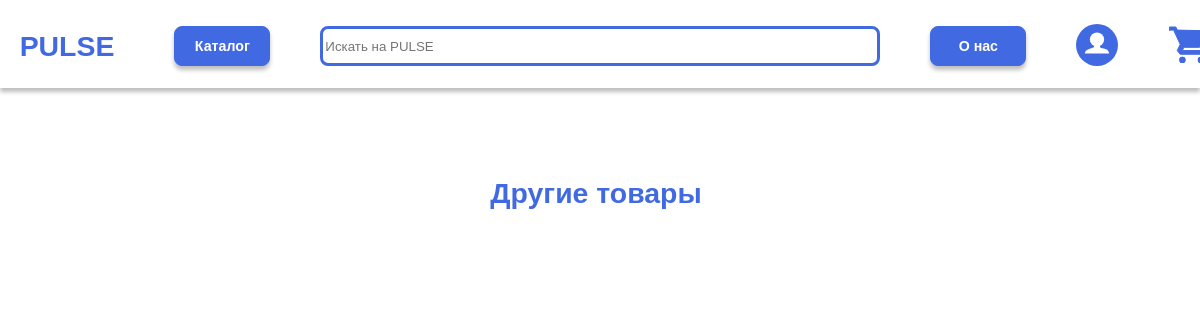
Before: /other with the older database file.
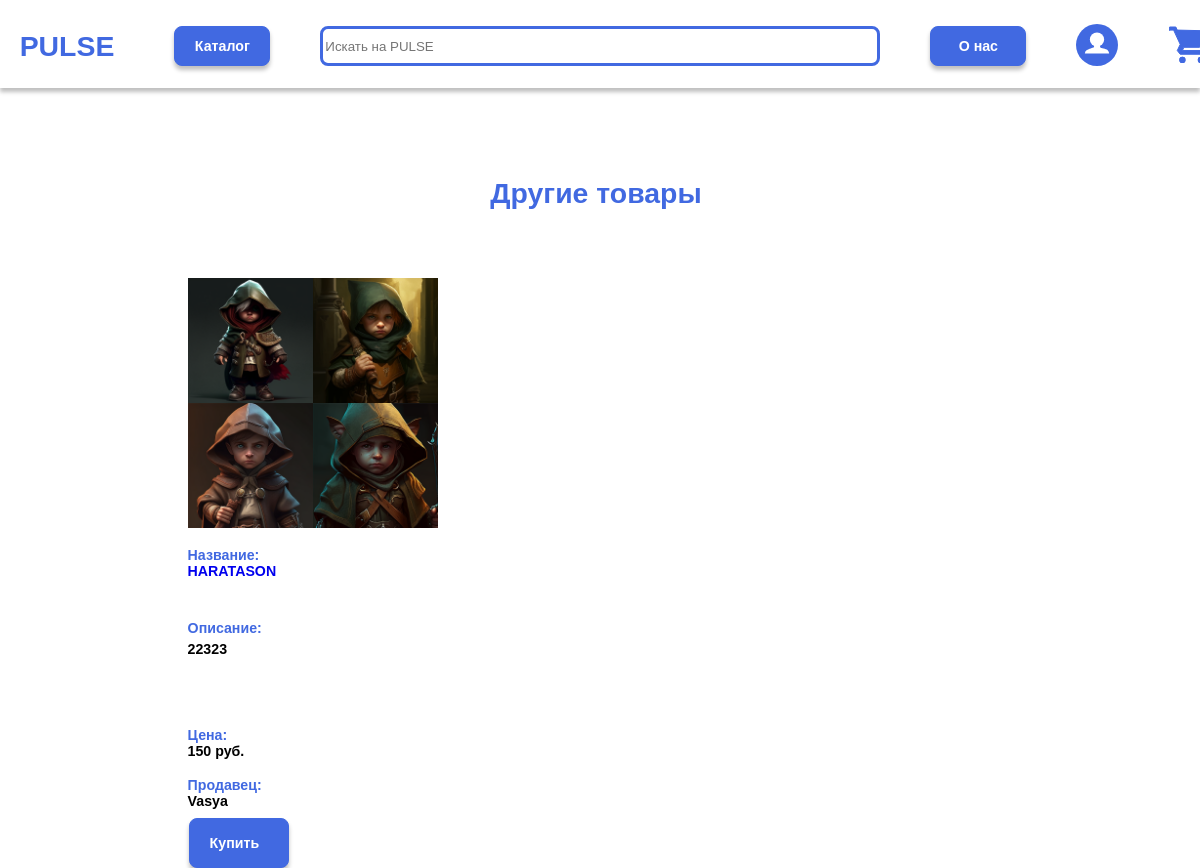
After: the same page with the newer database file.
### main/models.py (models this page shows)
class Product(models.Model):
    username = models.CharField(help_text='15 символов. Только цифры', max_length=15, verbose_name='phone of seller')
    label = models.TextField(max_length=30, help_text='От 5 до 30 символов. Название товара.', verbose_name='name')
    description = models.TextField(max_length=500, help_text='От 5 до 500 символов. Название товара.', verbose_name='description')
    price = models.CharField(max_length=10, help_text='Стоймость товара.', verbose_name='price')
    auction = models.CharField(max_length=10, help_text='Аукционная стоймость товара.', verbose_name='auction')
    category_choises = (('pets', 'Товары для животных'),
                        ('electronics', 'Электроника'),
                        ('clothes', 'Одежда'),
                        ('books', 'Книги'),
                        ('pharmacy', 'Аптека'),
                        ('children', 'Детские товары'),
                        ('other', 'Другое'),)
    category = models.CharField(max_length=30, blank=False, choices=category_choises, default='Другое', verbose_name='category')
    image = models.FileField(help_text='Изображение товара', verbose_name='image')
    status = models.BooleanField(help_text='Продаётся/Не продаётся', default=0)

class User(AbstractUser):
    username = models.CharField(error_messages={'unique': 'Пользователь с таким телефоном уже существует!'}, help_text='15 символов. Только цифры',max_length=15, unique=True, verbose_name='phone')
    nickname = models.CharField(error_messages={'unique': 'Пользователь с таким никнеймом уже существует!'}, max_length=20, unique=True, verbose_name='nickname')
    second_name = models.CharField(max_length=150, verbose_name='second name')
    email = models.EmailField(max_length=254, verbose_name='email address', unique=True, error_messages={'unique': 'Пользователь с такой почтой уже существует!'})
    balance = models.CharField(max_length=10, help_text='Баланс', verbose_name='money', default=0)
    user_type_choises =(('buyer', 'Я покупатель'),
               ('seller', 'Я продавец'))
    usertype = models.CharField(max_length=15, blank=False, choices=user_type_choises, default='buyer', help_text='Usertype', verbose_name='usertype')

### main/views.py (the view)
# urls.py: re_path(r'other', views.showOther, name='other'),
def showOther(request):
    product = Product.objects.all()
    user = User.objects.all()
    context = {
        'products': product,
        'users': user
    }
    return render(request, 'main/other.html', context)

### main/templates/main/other.html (shortened to what this page needs)
{% extends 'main/base.html' %}
{% block content %}
<div class="mainLabel" style="text-align: center;"><h1>Другие товары</h1></div>
    <div class="productsMain">
    {% for product in products %}
        {% if product.category == 'other' %}
            <div class="products-container productsMain">
                <a href="{% url 'product' product.id %} ">
                <img class="productImage products-container" src="../../static{{ product.image.url }}">
                </a>
                <div class="productLabel products-container"><div class="logo">Название: </div><a href="{% url 'product' product.id %} " style="text-decoration: none">{{ product.label }}</a></div>
                <div class="productDescription products-container"><div class="logo">Описание: </div>{{ product.description }}</div>
                <div class="productPrice products-container"><div class="logo">Цена: </div>{{ product.price }} руб.</div>
                {% for user in users %}
                    {% if product.username == user.username %}
                        <div class="productSeller products-container"><div class="logo">Продавец: </div>{{ user.nickname }}</div>
                    {% endif %}
                {% endfor %}
                <form action="{% url 'addBasket' product.id %}" class="products-container" method="post">
                    <button class="productButton products-container" name="foo" type="submit">Купить</button>
                </form>
            </div>
        {% endif %}
    {% endfor %}
    </div>
{% endblock %}

Changed rows visible on the page:
added Product: image (picture), label "HARATASON", description "22323", price "150"
now on this page (row edited): User: nickname "Vasya"
